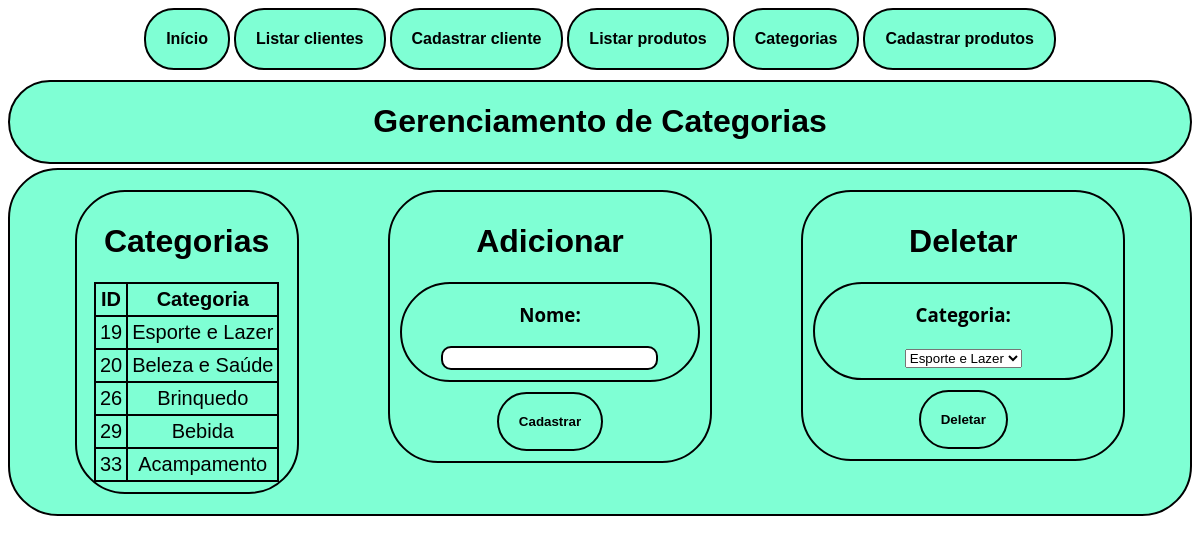
Screenshot of /categorias with the database file from the repository.
### core/models.py (models this page shows, shortened)
class categ(models.Model):
    nome = models.CharField(max_length=100)

### core/views.py (the view)
# urls.py: path('categorias', categorias, name="categorias"),
def categorias(request):
    cat = categ.objects.all()
    return render(request, 'categorias.html', {'cat': cat})

### core/templates/categorias.html (shortened to what this page needs)
<!DOCTYPE html>
{% load static%}
<html lang="en">
<head>
    <link rel="stylesheet" href="{% static 'core/style.css' %}">
    <div id="pagebutton">
        <a href="/home" class="button">Início</a>
        <a href="/listcli"  class="button">Listar clientes</a>
        <a href="/registercli" class="button">Cadastrar cliente</a>
        <a href="/listprod" class="button">Listar produtos</a>
        <a href="/categorias" class="button">Categorias</a>
        <a href="/registerpro" class="button">Cadastrar produtos</a>
    </div>
</head>
<body style="background-image: url('https://wallpaperaccess.com/full/2431350.jpg') ;">
    <div id="title">
    <h1>
        Gerenciamento de Categorias
    </h1>
    </div>
    <div id="principal">
        <div id="lista">
            <h1 >
                Categorias
            </h1>
            <table>
                <tr>
                    <th>ID</th>
                    <th>Categoria</th>
                </tr>
                {%for i in cat%}
                <tr>
                    <td>{{i.id}}</td>
                    <td>{{i.nome}}</td>
                </tr>
                {%endfor%}
                </table>
        </div>
        <div id="adicionar">
            <h1 >
                Adicionar
            </h1>
        <form action="{%url 'cadcateg'%}" method="POST">
            <div id="caixa1">
            <h3>Nome:</h3>
            <input type="text" name="nome" required>
            </div>
            <button class="button" type="submit">Cadastrar</button>
        </form>
        </div>
        <div id="delete">
            <h1 >
                Deletar
            </h1>
            <form action="{%url 'deletecateg'%}" method="POST">
                <div id="caixa1">
                    <h3>Categoria:</h3>
                    <select name="id">
                    {%for i in cat%}
                    <option value="{{i.id}}">{{i.nome}}</option>
                    {%endfor%}
                    </select>
                    </div>
                    <button type="submit" class="button">Deletar</button>
            </form>
        </div>
    </div>
</body>
</html>

### core/static/core/style.css (style rules this page uses)
body { background-image: url("https://wallpaperaccess.com/full/2431350.jpg"); }
input { padding: 1px; padding-left: 5px; border: 2px solid #000000; border-radius: 10px; box-sizing: border-box; font-size: 16px; }
.button { font-family: arial; font-weight: bold; transition-duration: 0.5s; text-decoration:none; border: 2px solid rgb(0, 0, 0); padding: 20px; background-color: aquamarine; border-radius: 30px; text-align: center; color: #000000; display:inline-block; }
#pagebutton { width: fit-content; margin: 0 auto; padding-bottom: 10px; }

### core/templates/categorias.html (style rules this page uses)
#title { font-family: Arial, Helvetica, sans-serif; background-color: aquamarine; border-radius: 50px; border:2px solid rgb(0, 0, 0); text-align: center; margin-bottom: 4px; }
#lista { position: relative; padding: 10px; background-color: aquamarine; width: 200px; margin: auto; border-radius: 50px; border:2px solid rgb(0, 0, 0); text-align: center; }
table { font-size: 20px; border-radius: 50px; margin: 0 auto; border-collapse: collapse; }
td, th { border: 2px solid black; padding-left: 6px; padding-right: 6px; border-radius: 50px; text-align: center; border-collapse: collapse; padding: 4px; }
#adicionar { position: relative; padding: 10px; background-color: aquamarine; width: 300px; margin-left: auto; margin-right: auto; height: fit-content; border-radius: 50px; border:2px solid rgb(0, 0, 0); text-align: center; }
#delete { position: relative; padding: 10px; background-color: aquamarine; width: 300px; margin-left: auto; margin-right: auto; height: fit-content; border-radius: 50px; border:2px solid rgb(0, 0, 0); text-align: center; }
#caixa1 { background-color: rgba(0, 0, 0, 0); border-radius: 50px; border:2px solid rgb(0, 0, 0); padding-left: 30px; padding-right: 30px; padding-bottom: 10px; margin-top: 2px; margin-bottom: 10px; font-family:'OPEN SANS'; }
#principal { font-family: Arial, Helvetica, sans-serif; padding: 20px; background-color: aquamarine; border-radius: 50px; border: 2px solid black; text-align: center; display: flex; flex-direction: row; }

### rows the page displays
categ: id "19", nome "Esporte e Lazer"
categ: id "20", nome "Beleza e Saúde"
categ: id "26", nome "Brinquedo"
categ: id "29", nome "Bebida"
categ: id "33", nome "Acampamento"

### other values shown
form field id "Esporte e Lazer"
